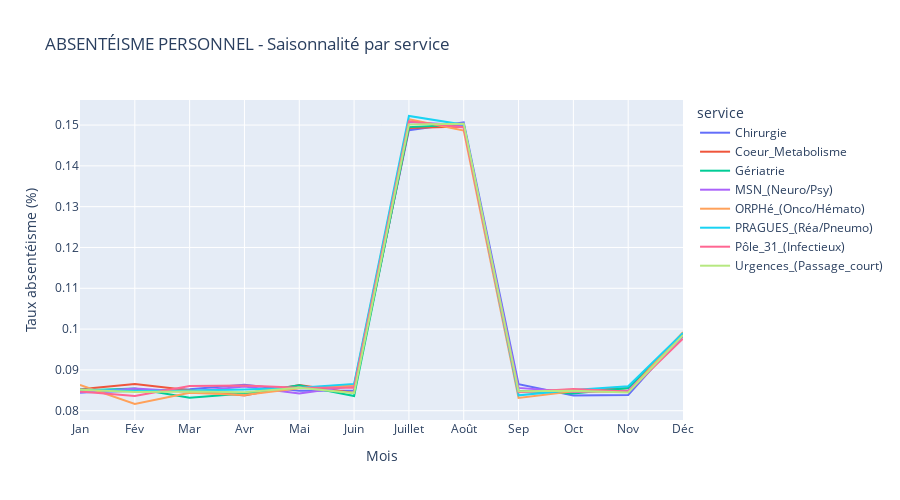

The cell this chart's notebook holds for it:
### Code cell
# Gestion des absences du personnel
absenteeism_mensuel = df_perso.groupby(['date', 'service'])['taux_absence'].mean().reset_index()
absenteeism_mensuel['mois'] = absenteeism_mensuel['date'].dt.month
absenteeism_agg = absenteeism_mensuel.groupby(['mois', 'service'])['taux_absence'].mean().reset_index()

fig1 = px.line(absenteeism_agg, x='mois', y='taux_absence', color='service',
               title="ABSENTÉISME PERSONNEL - Saisonnalité par service",
               labels={'mois': 'Mois', 'taux_absence': 'Taux absentéisme (%)'})
fig1.update_xaxes(tickvals=list(range(1,13)), ticktext=['Jan','Fév','Mar','Avr','Mai','Juin',
                                                       'Juillet','Août','Sep','Oct','Nov','Déc'])
fig1.update_layout(height=500)
fig1.show()

### Figure 1 — Plotly figure (JSON) as saved in the notebook; plotly's stock layout.template omitted (floating-point values rounded to 4 significant figures)
{"data": [{"hovertemplate": "service=Chirurgie<br>Mois=%{x}<br>Taux absentéisme (%)=%{y}<extra></extra>", "legendgroup": "Chirurgie", "line": {"color": "#636efa", "dash": "solid"}, "marker": {"symbol": "circle"}, "mode": "lines", "name": "Chirurgie", "orientation": "v", "showlegend": true, "type": "scatter", "x": [1, 2, 3, 4, 5, 6, 7, 8, 9, 10, 11, 12], "xaxis": "x", "y": [0.08444, 0.08496, 0.08529, 0.08637, 0.08486, 0.08497, 0.1487, 0.1506, 0.0865, 0.08371, 0.08386, 0.09885], "yaxis": "y"}, {"hovertemplate": "service=Coeur_Metabolisme<br>Mois=%{x}<br>Taux absentéisme (%)=%{y}<extra></extra>", "legendgroup": "Coeur_Metabolisme", "line": {"color": "#EF553B", "dash": "solid"}, "marker": {"symbol": "circle"}, "mode": "lines", "name": "Coeur_Metabolisme", "orientation": "v", "showlegend": true, "type": "scatter", "x": [1, 2, 3, 4, 5, 6, 7, 8, 9, 10, 11, 12], "xaxis": "x", "y": [0.08527, 0.08653, 0.08501, 0.08374, 0.08627, 0.08435, 0.1493, 0.1496, 0.08474, 0.08499, 0.08551, 0.09888], "yaxis": "y"}, {"hovertemplate": "service=Gériatrie<br>Mois=%{x}<br>Taux absentéisme (%)=%{y}<extra></extra>", "legendgroup": "Gériatrie", "line": {"color": "#00cc96", "dash": "solid"}, "marker": {"symbol": "circle"}, "mode": "lines", "name": "Gériatrie", "orientation": "v", "showlegend": true, "type": "scatter", "x": [1, 2, 3, 4, 5, 6, 7, 8, 9, 10, 11, 12], "xaxis": "x", "y": [0.08495, 0.08547, 0.08317, 0.0842, 0.08625, 0.08358, 0.1495, 0.1501, 0.08486, 0.08422, 0.08558, 0.09836], "yaxis": "y"}, {"hovertemplate": "service=MSN_(Neuro/Psy)<br>Mois=%{x}<br>Taux absentéisme (%)=%{y}<extra></extra>", "legendgroup": "MSN_(Neuro/Psy)", "line": {"color": "#ab63fa", "dash": "solid"}, "marker": {"symbol": "circle"}, "mode": "lines", "name": "MSN_(Neuro/Psy)", "orientation": "v", "showlegend": true, "type": "scatter", "x": [1, 2, 3, 4, 5, 6, 7, 8, 9, 10, 11, 12], "xaxis": "x", "y": [0.08444, 0.08544, 0.08467, 0.08592, 0.08423, 0.08611, 0.1507, 0.1499, 0.08558, 0.0846, 0.08491, 0.09844], "yaxis": "y"}, {"hovertemplate": "service=ORPHé_(Onco/Hémato)<br>Mois=%{x}<br>Taux absentéisme (%)=%{y}<extra></extra>", "legendgroup": "ORPHé_(Onco/Hémato)", "line": {"color": "#FFA15A", "dash": "solid"}, "marker": {"symbol": "circle"}, "mode": "lines", "name": "ORPHé_(Onco/Hémato)", "orientation": "v", "showlegend": true, "type": "scatter", "x": [1, 2, 3, 4, 5, 6, 7, 8, 9, 10, 11, 12], "xaxis": "x", "y": [0.08635, 0.08165, 0.08439, 0.08383, 0.08548, 0.08617, 0.1514, 0.1487, 0.08312, 0.0848, 0.08459, 0.09926], "yaxis": "y"}, {"hovertemplate": "service=PRAGUES_(Réa/Pneumo)<br>Mois=%{x}<br>Taux absentéisme (%)=%{y}<extra></extra>", "legendgroup": "PRAGUES_(Réa/Pneumo)", "line": {"color": "#19d3f3", "dash": "solid"}, "marker": {"symbol": "circle"}, "mode": "lines", "name": "PRAGUES_(Réa/Pneumo)", "orientation": "v", "showlegend": true, "type": "scatter", "x": [1, 2, 3, 4, 5, 6, 7, 8, 9, 10, 11, 12], "xaxis": "x", "y": [0.08523, 0.08481, 0.08494, 0.08519, 0.08565, 0.08657, 0.1522, 0.1501, 0.08377, 0.08509, 0.08601, 0.09905], "yaxis": "y"}, {"hovertemplate": "service=Pôle_31_(Infectieux)<br>Mois=%{x}<br>Taux absentéisme (%)=%{y}<extra></extra>", "legendgroup": "Pôle_31_(Infectieux)", "line": {"color": "#FF6692", "dash": "solid"}, "marker": {"symbol": "circle"}, "mode": "lines", "name": "Pôle_31_(Infectieux)", "orientation": "v", "showlegend": true, "type": "scatter", "x": [1, 2, 3, 4, 5, 6, 7, 8, 9, 10, 11, 12], "xaxis": "x", "y": [0.08472, 0.0836, 0.08605, 0.0862, 0.08561, 0.08566, 0.1509, 0.1494, 0.08455, 0.08531, 0.08468, 0.09765], "yaxis": "y"}, {"hovertemplate": "service=Urgences_(Passage_court)<br>Mois=%{x}<br>Taux absentéisme (%)=%{y}<extra></extra>", "legendgroup": "Urgences_(Passage_court)", "line": {"color": "#B6E880", "dash": "solid"}, "marker": {"symbol": "circle"}, "mode": "lines", "name": "Urgences_(Passage_court)", "orientation": "v", "showlegend": true, "type": "scatter", "x": [1, 2, 3, 4, 5, 6, 7, 8, 9, 10, 11, 12], "xaxis": "x", "y": [0.08516, 0.08458, 0.08471, 0.08452, 0.08565, 0.08432, 0.1501, 0.1503, 0.0848, 0.08489, 0.08448, 0.09852], "yaxis": "y"}], "layout": {"height": 500, "legend": {"title": {"text": "service"}, "tracegroupgap": 0}, "title": {"text": "ABSENTÉISME PERSONNEL - Saisonnalité par service"}, "xaxis": {"anchor": "y", "domain": [0, 1], "ticktext": ["Jan", "Fév", "Mar", "Avr", "Mai", "Juin", "Juillet", "Août", "Sep", "Oct", "Nov", "Déc"], "tickvals": [1, 2, 3, 4, 5, 6, 7, 8, 9, 10, 11, 12], "title": {"text": "Mois"}}, "yaxis": {"anchor": "x", "domain": [0, 1], "title": {"text": "Taux absentéisme (%)"}}}}
